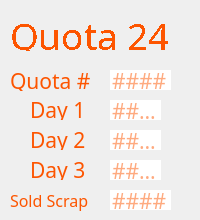
     <widget class="QWidget" name="page_24">
      <widget class="QLabel" name="label_146">
       <property name="geometry">
        <rect>
         <x>10</x>
         <y>190</y>
         <width>91</width>
         <height>21</height>
        </rect>
       </property>
       <property name="font">
        <font>
         <family>IBM 3270</family>
         <pointsize>12</pointsize>
        </font>
       </property>
       <property name="styleSheet">
        <string notr="true">color: rgb(253, 85, 0);
border: none;</string>
       </property>
       <property name="text">
        <string>Sold Scrap</string>
       </property>
      </widget>
      <widget class="QLineEdit" name="q24d3">
       <property name="geometry">
        <rect>
         <x>110</x>
         <y>160</y>
         <width>51</width>
         <height>20</height>
        </rect>
       </property>
       <property name="font">
        <font>
         <family>IBM 3270</family>
         <pointsize>16</pointsize>
        </font>
       </property>
       <property name="styleSheet">
        <string notr="true">color: rgb(253, 85, 0);
border: none;</string>
       </property>
       <property name="maxLength">
        <number>4</number>
       </property>
       <property name="placeholderText">
        <string>####</string>
       </property>
      </widget>
      <widget class="QLabel" name="label_147">
       <property name="geometry">
        <rect>
         <x>30</x>
         <y>100</y>
         <width>61</width>
         <height>20</height>
        </rect>
       </property>
       <property name="font">
        <font>
         <family>IBM 3270</family>
         <pointsize>16</pointsize>
        </font>
       </property>
       <property name="styleSheet">
        <string notr="true">color: rgb(253, 85, 0);
border: none;</string>
       </property>
       <property name="text">
        <string>Day 1</string>
       </property>
      </widget>
      <widget class="QLineEdit" name="q24sold">
       <property name="geometry">
        <rect>
         <x>110</x>
         <y>190</y>
         <width>61</width>
         <height>20</height>
        </rect>
       </property>
       <property name="font">
        <font>
         <family>IBM 3270</family>
         <pointsize>16</pointsize>
        </font>
       </property>
       <property name="styleSheet">
        <string notr="true">color: rgb(253, 85, 0);
border: none;</string>
       </property>
       <property name="maxLength">
        <number>5</number>
       </property>
       <property name="placeholderText">
        <string>####</string>
       </property>
      </widget>
      <widget class="QLineEdit" name="q24d1">
       <property name="geometry">
        <rect>
         <x>110</x>
         <y>100</y>
         <width>51</width>
         <height>20</height>
        </rect>
       </property>
       <property name="font">
        <font>
         <family>IBM 3270</family>
         <pointsize>16</pointsize>
         <weight>50</weight>
         <bold>false</bold>
        </font>
       </property>
       <property name="styleSheet">
        <string notr="true">color: rgb(253, 85, 0);
border: none;</string>
       </property>
       <property name="inputMethodHints">
        <set>Qt::ImhNone</set>
       </property>
       <property name="text">
        <string/>
       </property>
       <property name="maxLength">
        <number>4</number>
       </property>
       <property name="readOnly">
        <bool>false</bool>
       </property>
       <property name="placeholderText">
        <string>####</string>
       </property>
      </widget>
      <widget class="QLineEdit" name="q24d2">
       <property name="geometry">
        <rect>
         <x>110</x>
         <y>130</y>
         <width>51</width>
         <height>20</height>
        </rect>
       </property>
       <property name="font">
        <font>
         <family>IBM 3270</family>
         <pointsize>16</pointsize>
        </font>
       </property>
       <property name="styleSheet">
        <string notr="true">color: rgb(253, 85, 0);
border: none;</string>
       </property>
       <property name="maxLength">
        <number>4</number>
       </property>
       <property name="placeholderText">
        <string>####</string>
       </property>
      </widget>
      <widget class="QLabel" name="label_148">
       <property name="geometry">
        <rect>
         <x>10</x>
         <y>70</y>
         <width>81</width>
         <height>21</height>
        </rect>
       </property>
       <property name="font">
        <font>
         <family>IBM 3270</family>
         <pointsize>16</pointsize>
        </font>
       </property>
       <property name="styleSheet">
        <string notr="true">color: rgb(253, 85, 0);</string>
       </property>
       <property name="text">
        <string>Quota #</string>
       </property>
      </widget>
      <widget class="QLineEdit" name="q24">
       <property name="geometry">
        <rect>
         <x>110</x>
         <y>70</y>
         <width>61</width>
         <height>20</height>
        </rect>
       </property>
       <property name="font">
        <font>
         <family>IBM 3270</family>
         <pointsize>16</pointsize>
        </font>
       </property>
       <property name="styleSheet">
        <string notr="true">color: rgb(253, 85, 0);
border: none;</string>
       </property>
       <property name="text">
        <string/>
       </property>
       <property name="maxLength">
        <number>5</number>
       </property>
       <property name="readOnly">
        <bool>false</bool>
       </property>
       <property name="placeholderText">
        <string>####</string>
       </property>
      </widget>
      <widget class="QLabel" name="label_149">
       <property name="geometry">
        <rect>
         <x>30</x>
         <y>130</y>
         <width>61</width>
         <height>20</height>
        </rect>
       </property>
       <property name="font">
        <font>
         <family>IBM 3270</family>
         <pointsize>16</pointsize>
        </font>
       </property>
       <property name="styleSheet">
        <string notr="true">color: rgb(253, 85, 0);
border: none;</string>
       </property>
       <property name="text">
        <string>Day 2</string>
       </property>
      </widget>
      <widget class="QLabel" name="label_150">
       <property name="geometry">
        <rect>
         <x>30</x>
         <y>160</y>
         <width>61</width>
         <height>20</height>
        </rect>
       </property>
       <property name="font">
        <font>
         <family>IBM 3270</family>
         <pointsize>16</pointsize>
        </font>
       </property>
       <property name="styleSheet">
        <string notr="true">color: rgb(253, 85, 0);
border: none;</string>
       </property>
       <property name="text">
        <string>Day 3</string>
       </property>
      </widget>
      <widget class="QLabel" name="label_151">
       <property name="geometry">
        <rect>
         <x>10</x>
         <y>10</y>
         <width>181</width>
         <height>41</height>
        </rect>
       </property>
       <property name="sizePolicy">
        <sizepolicy hsizetype="Fixed" vsizetype="Fixed">
         <horstretch>0</horstretch>
         <verstretch>0</verstretch>
        </sizepolicy>
       </property>
       <property name="font">
        <font>
         <family>IBM 3270</family>
         <pointsize>24</pointsize>
         <weight>50</weight>
         <italic>false</italic>
         <bold>false</bold>
         <stylestrategy>NoAntialias</stylestrategy>
        </font>
       </property>
       <property name="styleSheet">
        <string notr="true">font: 24pt &quot;IBM 3270&quot;;
color: rgb(253, 85, 0);</string>
       </property>
       <property name="text">
        <string>&lt;html&gt;&lt;head/&gt;&lt;body&gt;&lt;p&gt;&lt;span style=&quot; font-size:28pt;&quot;&gt;Quota 24&lt;/span&gt;&lt;/p&gt;&lt;/body&gt;&lt;/html&gt;</string>
       </property>
      </widget>
     </widget>
